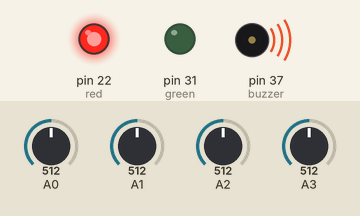
Simulated run of this sketch. Board: Arduino Mega 2560, built with avr-gcc and run on an emulated ATmega2560. Parts: output pins drawn as LEDs (lit = HIGH), buzzer (waves = sounding, pin HIGH). The inputs (shaded band) are chosen by the test bench; at power-on: A0 = 512, A1 = 512, A2 = 512, A3 = 512. What the sketch prints to the serial monitor is not drawn.

Above: at 0.1 s.
Timing chart, 0 to 1.6 s (numbered marks = the images above):
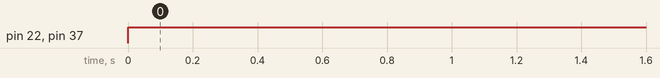

The sketch:

sketch_dec26a.ino
```cpp
/*#include<LiquidCrystal.h>
LiquidCrystal lcd(7 ,6 , 5 ,4 ,3 ,2);

int redled = 10;
int greenled = 12;
int buzzer = 8;
int smoke = A0;
int sensor_thershold = 100;


void setup()
{
  // put your setup code here, to run once:
pinMode(redled , OUTPUT);
pinMode(greenled , OUTPUT);
pinMode(buzzer , OUTPUT);
pinMode(smoke , INPUT);
Serial.begin(9600);
lcd.begin(16,2);

}

void loop()
{
  // put your main code here, to run repeatedly:
int analogsensor = analogRead(smoke);
Serial.print("pin A0:");
Serial.println(analogsensor);
lcd.print("smokelevel:");
int h = analogsensor - 50;
lcd.print(h);
if (h > sensor_thershold)
{
digitalWrite(redled , HIGH);
lcd.setCursor(0 , 2);
lcd.print("ALERT ......");
digitalWrite(greenled , LOW);
tone(buzzer , 1000 , 200);
}
else
{
digitalWrite(redled , LOW);
digitalWrite(greenled , HIGH);
lcd.setCursor(0 , 2);
lcd.print("....NORMAL CONDITION......");
noTone(buzzer);
}
}
*/

#define red 22
#define green 31
#define buzzer 37

int sensorvalue;
int sensorvalue2;
int tempsensor;
int watersensor;


//analoge  value of  MQ 135 sensor are fed in to A0 pin
//sensorvalue is directly correlated to Co2 value of the room
//sensorvalue2 is correlated to the vibration level of the bed
//buzzer holds the data of the alarming system
//red and green are the pin that control the LED outputs
//tempsensor reads the value of the temperature
//watersensor holds information about the level of water content in the bed
void setup()
{
Serial.begin(9600);
pinMode(red , OUTPUT);
pinMode(green , OUTPUT);
pinMode(buzzer , OUTPUT);
}

void loop()
{
sensorvalue = analogRead(A0);
sensorvalue2 = analogRead(A1);
tempsensor = analogRead(A2);
watersensor = analogRead(A3);
int mapper3 = map(tempsensor , 0 , 1023 , 0 , 255);
int mapper2 = map(sensorvalue2 , 0 ,1023 , 0 ,255);
int mapper = map(sensorvalue, 0 ,1023 , 0 ,255);
  if (mapper >= 100 || mapper2 > 50 || mapper3 > 30)
  {
     if (mapper >= 100)
      {
              digitalWrite(red , HIGH);
                digitalWrite(green , LOW);
                 digitalWrite(buzzer , HIGH);
                  Serial.print("Co2 level rising to :");
                   Serial.print(mapper ,DEC);
                    Serial.print("PPM");
                     Serial.println("\n");
                      delay(1000);
      }
      if (mapper2 > 50)
       {
         digitalWrite(red , HIGH);
          digitalWrite(green , LOW);
           digitalWrite(buzzer , HIGH);
            Serial.print("Patient needs urgent checkup!!!");
             Serial.println("");
              delay(1000);
        }
         if (mapper3 >30)
          {
            digitalWrite(red ,HIGH);
             digitalWrite(green , LOW);
              digitalWrite(buzzer , HIGH);
               Serial.print("temperature rising to :");
                Serial.print(tempsensor , DEC);
                 Serial.println("");
                  delay(1000);


          }


   }
        else
        {
          digitalWrite(red , LOW);
            digitalWrite(green , HIGH);
             digitalWrite(buzzer , LOW);
              Serial.print("...\n");
               Serial.print(mapper ,DEC);
                Serial.print("PPM");
         }
}
```

Measured:
- by itself, pin 22 (red), pin 37 (buzzer): LOW → HIGH at 0.00 s
